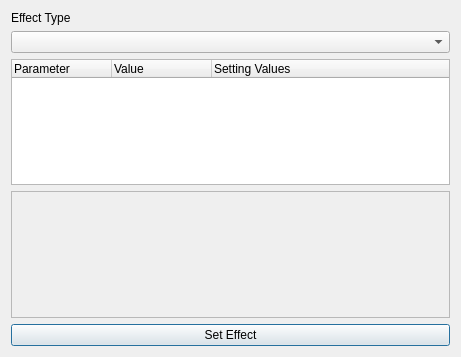
<?xml version="1.0" encoding="UTF-8"?>
<ui version="4.0">
 <class>FullEffectsDialog</class>
 <widget class="QDialog" name="FullEffectsDialog">
  <property name="geometry">
   <rect>
    <x>0</x>
    <y>0</y>
    <width>461</width>
    <height>357</height>
   </rect>
  </property>
  <property name="windowTitle">
   <string>Full Effects</string>
  </property>
  <property name="windowIcon">
   <iconset>
    <normaloff>icons/Sound-Mixer-icon.png</normaloff>icons/Sound-Mixer-icon.png</iconset>
  </property>
  <layout class="QVBoxLayout" name="verticalLayout">
   <item>
    <widget class="QLabel" name="EffTypeLabel">
     <property name="text">
      <string>Effect Type</string>
     </property>
    </widget>
   </item>
   <item>
    <widget class="QComboBox" name="EffectTypeList"/>
   </item>
   <item>
    <widget class="QTreeWidget" name="uiEffectParameters">
     <property name="rootIsDecorated">
      <bool>false</bool>
     </property>
     <property name="itemsExpandable">
      <bool>false</bool>
     </property>
     <property name="expandsOnDoubleClick">
      <bool>false</bool>
     </property>
     <property name="columnCount">
      <number>3</number>
     </property>
     <column>
      <property name="text">
       <string>Parameter</string>
      </property>
     </column>
     <column>
      <property name="text">
       <string>Value</string>
      </property>
     </column>
     <column>
      <property name="text">
       <string>Setting Values</string>
      </property>
     </column>
    </widget>
   </item>
   <item>
    <widget class="QPlainTextEdit" name="EffectDesc">
     <property name="enabled">
      <bool>false</bool>
     </property>
    </widget>
   </item>
   <item>
    <widget class="QPushButton" name="uiToggleEffect">
     <property name="text">
      <string>Set Effect</string>
     </property>
     <property name="checkable">
      <bool>true</bool>
     </property>
    </widget>
   </item>
  </layout>
 </widget>
 <resources/>
 <connections/>
</ui>
